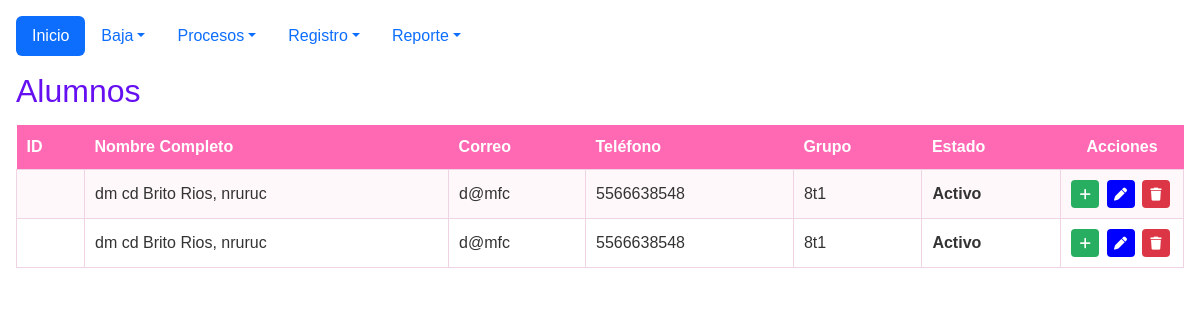
The app's page /Escuela/procesos/pro_alumnos.php with its own data.
### tables this page shows
CREATE TABLE `alumnos` (
  `id` int(11) NOT NULL,
  `nombre` varchar(50) NOT NULL,
  `apaterno` varchar(50) NOT NULL,
  `amaterno` varchar(50) DEFAULT NULL,
  `dom` varchar(100) DEFAULT NULL,
  `mail` varchar(100) DEFAULT NULL,
  `tel` varchar(20) DEFAULT NULL,
  `id_grupo` varchar(50) DEFAULT NULL,
  `estatus` int(11) DEFAULT 1
);

### Escuela/procesos/pro_alumnos.php (the view, shortened to what this page needs)
<?php
$servidor = "localhost";
$usuario  = "root";
$clave    = "";
$base     = "Escuela";
$col_id = "id_alumno";
$conexion = mysqli_connect($servidor, $usuario, $clave);
$sql_db = "CREATE DATABASE IF NOT EXISTS `$base` DEFAULT CHARACTER SET utf8mb4 COLLATE utf8mb4_general_ci";
mysqli_query($conexion, $sql_db);
mysqli_select_db($conexion, $base);
mysqli_query($conexion, "CREATE TABLE IF NOT EXISTS grupos (
    id INT AUTO_INCREMENT PRIMARY KEY,
    grupo VARCHAR(50) NOT NULL
)");
mysqli_query($conexion, "CREATE TABLE IF NOT EXISTS alumnos (
    $col_id INT AUTO_INCREMENT PRIMARY KEY,
    nombre VARCHAR(50) NOT NULL,
    apaterno VARCHAR(50) NOT NULL,
    amaterno VARCHAR(50),
    dom VARCHAR(100),
    mail VARCHAR(100),
    tel VARCHAR(20),
    id_grupo VARCHAR(50),
    estatus INT DEFAULT 1
)");
$alumnos = mysqli_query($conexion, "SELECT * FROM alumnos WHERE estatus = 1 ORDER BY apaterno");
?>
<!DOCTYPE html>
<html lang="es">
<head>
    <link href="https://cdn.jsdelivr.net/npm/bootstrap@5.3.8/dist/css/bootstrap.min.css" rel="stylesheet" />
    <link rel="stylesheet" href="https://cdnjs.cloudflare.com/ajax/libs/font-awesome/6.0.0/css/all.min.css" />
</head>
<body class="p-3 m-0 border-0">
    <ul class="nav nav-pills">
        <li class="nav-item">
            <a class="nav-link active" href="../index.php">Inicio</a>
        </li>
        <li class="nav-item dropdown">
            <a class="nav-link dropdown-toggle" data-bs-toggle="dropdown" href="#" role="button" aria-expanded="false">Baja</a>
        </li>
        <li class="nav-item dropdown">
            <a class="nav-link dropdown-toggle" data-bs-toggle="dropdown" href="#" role="button" aria-expanded="false">Procesos</a>
        </li>
        <li class="nav-item dropdown">
            <a class="nav-link dropdown-toggle" data-bs-toggle="dropdown" href="#" role="button" aria-expanded="false">Registro</a>
        </li>
        <li class="nav-item dropdown">
            <a class="nav-link dropdown-toggle" data-bs-toggle="dropdown" href="#" role="button" aria-expanded="false">Reporte</a>
        </li>
    </ul>
    <h2 class="mt-3">Alumnos</h2>
    <table>
        <tr>
            <th>ID</th>
            <th>Nombre Completo</th>
            <th>Correo</th>
            <th>Teléfono</th>
            <th>Grupo</th>
            <th>Estado</th>
            <th style="width: 120px; text-align: center;">Acciones</th>
        </tr>
        <?php while ($a = mysqli_fetch_assoc($alumnos)): ?>
            <?php $id_actual = $a[$col_id] ?? ''; ?>
            <tr>
                <td><?= htmlspecialchars((string)$id_actual) ?></td>
                <td><?= htmlspecialchars(($a['apaterno'] ?? '') . ' ' . ($a['amaterno'] ?? '') . ', ' . ($a['nombre'] ?? '')) ?></td>
                <td><?= htmlspecialchars($a['mail'] ?? '') ?></td>
                <td><?= htmlspecialchars($a['tel'] ?? '') ?></td>
                <td><?= htmlspecialchars($a['id_grupo'] ?? '') ?></td>
                <td><strong>Activo</strong></td>
                <td style="text-align: center; white-space: nowrap;">
                    <a href="../registro/reg_alumno.php" class="btn-act btn-add" title="Añadir / Nuevo"><i class="fa fa-plus"></i></a>
                    <a href="?edit=<?= urlencode((string)$id_actual) ?>" class="btn-act btn-edit" title="Editar"><i class="fa fa-pen"></i></a>
                    <a href="?del=<?= urlencode((string)$id_actual) ?>" class="btn-act btn-del" title="Dar de baja" onclick="return confirm('¿Dar de baja a este alumno?')"><i class="fa fa-trash"></i></a>
                </td>
            </tr>
        <?php endwhile; ?>
    </table>
</body>
</html>

### Escuela/procesos/pro_alumnos.php (style rules this page uses)
body { font-family: Arial, sans-serif; margin: 20px; background: #fff; color: #333; }
h2, h3 { color: #6610f2; }
table { border-collapse: collapse; width: 100%; background: #fff; margin: 15px 0; }
th { background: #FF69B4; color: #fff; padding: 10px; text-align: left; }
td { border: 1px solid #f1d4e3; padding: 10px; vertical-align: middle; }
tr:nth-child(even) { background: #fff8fb; }
.btn-act { display: inline-flex; align-items: center; justify-content: center; width: 28px; height: 28px; color: #fff !important; border-radius: 4px; text-decoration: none !important; font-size: 13px; margin-right: 3px; }
.btn-add { background-color: #27ae60; }
.btn-edit { background-color: #0000FF; }
.btn-del { background-color: #dc3545; }
a { text-decoration: none; color: #FF69B4; }

### records on screen
alumnos: apaterno+amaterno+nombre "dm cd Brito Rios, nruruc", mail "d@mfc", tel "5566638548", id_grupo "8t1"
alumnos: apaterno+amaterno+nombre "dm cd Brito Rios, nruruc", mail "d@mfc", tel "5566638548", id_grupo "8t1"
